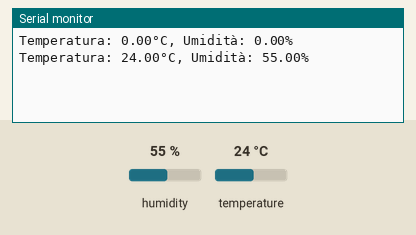
This sketch was run on a simulated Arduino Uno, built with avr-gcc and run on an emulated ATmega328P. Parts: the last lines printed to the serial monitor. Wiring (inferred from the names in the program): DHT22 sensor: data pin 2. Inputs (shaded band) come from the test bench; at power-on: humidity 55 %, temperature 24 °C.

Above: at 5.8 s.
5.9 s: humidity set to 68 %
At 11.2 s:
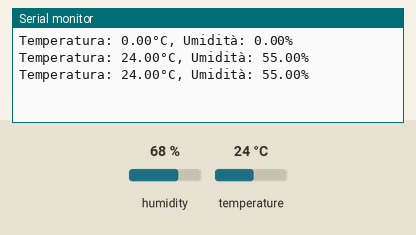
11.9 s: temperature set to 12 °C
At 15.9 s:
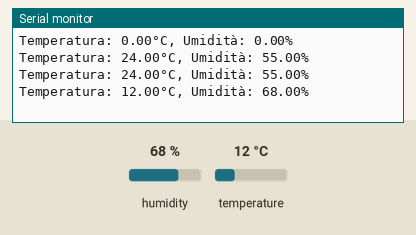
17.9 s: temperature set to 0 °C
At 21.0 s:
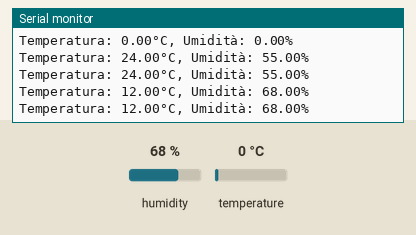
Timing chart, 0 to 22.5 s (numbered marks = the images above; inputs shaded):
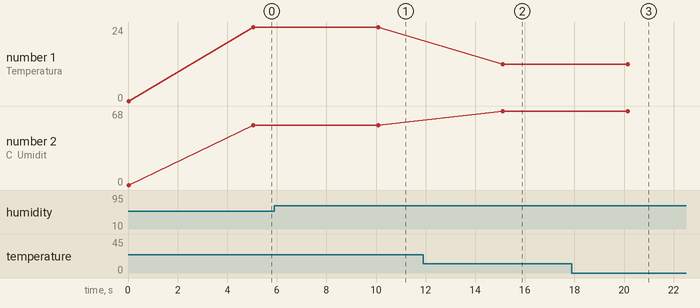

The sketch:

dht22-arduino.ino
```cpp
/*
 * Come leggere i valori di temperatura e umidità dal
 * DHT22, senza usare le librerie. (con Arduino UNO)
 *
 * Visualizza l'esperienza di laboratorio completa:
 * https://youtu.be/O72t-QcfDvM
 *
 */

#define DHTPIN              2
#define DHTTYPE         DHT22

#define TIMEOUT_DHT_MS      2

float temperatura, umidita;

void setup() {

  Serial.begin( 9600 );

  pinMode( DHTPIN, INPUT );

}

unsigned char raw[5];

void eseguiLettura() {

  int i;
  int n_bit;
  int value;

  unsigned long t;


  // Sequenza di start : tengo basso per almeno 18ms
  pinMode( DHTPIN, OUTPUT );
  digitalWrite( DHTPIN, LOW );
  delay( 19 );
  pinMode( DHTPIN, INPUT );

  // Buttiamo via il primo bit
  // aspetta che la linea dati vada a zero
  t = millis() + TIMEOUT_DHT_MS;
  while ( (digitalRead( DHTPIN ) != 0) && (millis() <= t) ) /* do nothing */;

  // aspetta il fronte di salita
  t = millis() + TIMEOUT_DHT_MS;
  while ( (digitalRead( DHTPIN ) == 0) && (millis() <= t) ) /* do nothing */;


  // ascolto 40 bit: [8bit RH%][8bit 1/10RH%][8bit T°C][8bit 1/10T°C][CHECKSUM]
  for (i=0; i<5; i++) {
    // lettura del byte i-esimo
    raw[i] = 0;

    for (n_bit=0; n_bit<8; n_bit++) {

      // aspetta che la linea dati vada a zero
      t = millis() + TIMEOUT_DHT_MS;
      while ( (digitalRead( DHTPIN ) != 0) && (millis() <= t) ) /* do nothing */;

      // aspetta il fronte di salita
      t = millis() + TIMEOUT_DHT_MS;
      while ( (digitalRead( DHTPIN ) == 0) && (millis() <= t) ) /* do nothing */;

      // aspetta 50uSec
      delayMicroseconds(50);

      // lettura della linea dati
      value = digitalRead( DHTPIN );
      raw[i] = raw[i] << 1;
      if (value != 0) { raw[i] = raw[i] | 0x01; }
    }
  }

  // controllo checksum ed eventuale scrittura dei valori letti
  /*
  Serial.print (raw[0]);
  Serial.print (" ");
  Serial.print (raw[1]);
  Serial.print (" ");
  Serial.print (raw[2]);
  Serial.print (" ");
  Serial.print (raw[3]);
  Serial.print (" ");
  Serial.println(raw[4]);
  */

  if ( ((raw[0] + raw[1] + raw[2] + raw[3]) & 0xFF) == raw[4] ) {
    // la lettura è corretta
    long t_int = ((raw[2] << 8) | raw[3]);
    if ((raw[2] & 0x80) == 0) {
      /* numero positivo */
      temperatura = t_int / 10.0;
    }
    else {
      /* numero negativo */
      temperatura = (0-( ~t_int + 1)) / 10.0 ;
    }

    /*
     *  SE IL SIGNED INT E' UN INTERO A 16 BIT SI
     *  PUO' FARE PIU' SEMPLICEMENTE COSI':
     *
     *  temperatura = (signed int)((raw[2] << 8) | raw[3]);
     *  temperatura = temperatura / 10.0;
     *
     */
    umidita     = ((raw[0] << 8) | raw[1]) / 10.0;
  }
}


void loop() {

  eseguiLettura();

  /*

  Serial.print ( raw[0], HEX );
  Serial.print ( raw[1], HEX );
  Serial.print ( "," );
  Serial.print ( raw[2], HEX );
  Serial.print ( raw[3], HEX );
  Serial.print ( "," );
  Serial.print ( raw[4], HEX );
  Serial.print ( " - " );

  */
  Serial.print ( "Temperatura: " );
  Serial.print ( temperatura );
  Serial.print ( "°C, Umidità: " );
  Serial.print ( umidita );
  Serial.println( "%" );


  delay (5000);   // attesda 5 secondi

}
```

Measured:
- after the input at 11.9 s, the serial monitor: prints a new line after 3.2 s (image 2)
- plotted number 1: 24 → 12 after the input at 11.9 s, 12 → 0 after the input at 17.9 s
